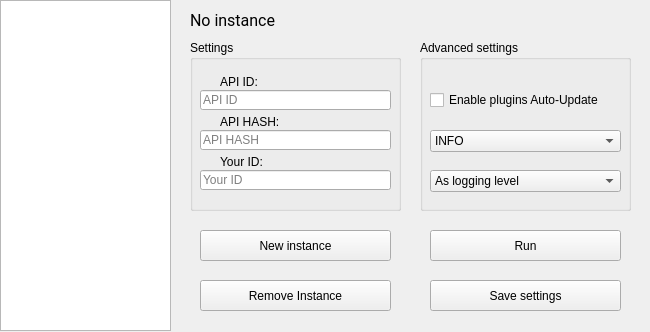
<?xml version="1.0" encoding="UTF-8"?>
<ui version="4.0">
 <class>instanceSettingsWidget</class>
 <widget class="QWidget" name="instanceSettingsWidget">
  <property name="geometry">
   <rect>
    <x>0</x>
    <y>0</y>
    <width>650</width>
    <height>332</height>
   </rect>
  </property>
  <property name="minimumSize">
   <size>
    <width>650</width>
    <height>332</height>
   </size>
  </property>
  <property name="maximumSize">
   <size>
    <width>650</width>
    <height>332</height>
   </size>
  </property>
  <property name="windowTitle">
   <string>Form</string>
  </property>
  <property name="styleSheet">
   <string notr="true"/>
  </property>
  <widget class="QGroupBox" name="groupBox_2">
   <property name="geometry">
    <rect>
     <x>190</x>
     <y>40</y>
     <width>211</width>
     <height>171</height>
    </rect>
   </property>
   <property name="title">
    <string>Settings</string>
   </property>
   <widget class="QLineEdit" name="apiIdEdit">
    <property name="geometry">
     <rect>
      <x>10</x>
      <y>50</y>
      <width>191</width>
      <height>20</height>
     </rect>
    </property>
    <property name="placeholderText">
     <string>API ID</string>
    </property>
   </widget>
   <widget class="QLineEdit" name="apiHashEdit">
    <property name="geometry">
     <rect>
      <x>10</x>
      <y>90</y>
      <width>191</width>
      <height>20</height>
     </rect>
    </property>
    <property name="placeholderText">
     <string>API HASH</string>
    </property>
   </widget>
   <widget class="QLineEdit" name="ownerIdEdit">
    <property name="geometry">
     <rect>
      <x>10</x>
      <y>130</y>
      <width>191</width>
      <height>20</height>
     </rect>
    </property>
    <property name="placeholderText">
     <string>Your ID</string>
    </property>
    <property name="clearButtonEnabled">
     <bool>false</bool>
    </property>
   </widget>
   <widget class="QLabel" name="label">
    <property name="geometry">
     <rect>
      <x>30</x>
      <y>34</y>
      <width>51</width>
      <height>16</height>
     </rect>
    </property>
    <property name="text">
     <string>API ID:</string>
    </property>
   </widget>
   <widget class="QLabel" name="label_2">
    <property name="geometry">
     <rect>
      <x>30</x>
      <y>74</y>
      <width>71</width>
      <height>16</height>
     </rect>
    </property>
    <property name="text">
     <string>API HASH:</string>
    </property>
   </widget>
   <widget class="QLabel" name="label_3">
    <property name="geometry">
     <rect>
      <x>30</x>
      <y>114</y>
      <width>91</width>
      <height>16</height>
     </rect>
    </property>
    <property name="text">
     <string>Your ID:</string>
    </property>
   </widget>
  </widget>
  <widget class="QPushButton" name="runInstanceButton">
   <property name="enabled">
    <bool>true</bool>
   </property>
   <property name="geometry">
    <rect>
     <x>430</x>
     <y>230</y>
     <width>191</width>
     <height>31</height>
    </rect>
   </property>
   <property name="text">
    <string>Run</string>
   </property>
   <property name="default">
    <bool>false</bool>
   </property>
   <property name="flat">
    <bool>false</bool>
   </property>
  </widget>
  <widget class="QGroupBox" name="groupBox">
   <property name="geometry">
    <rect>
     <x>420</x>
     <y>40</y>
     <width>211</width>
     <height>171</height>
    </rect>
   </property>
   <property name="title">
    <string>Advanced settings</string>
   </property>
   <widget class="QComboBox" name="loggingLevelCB">
    <property name="geometry">
     <rect>
      <x>10</x>
      <y>90</y>
      <width>191</width>
      <height>22</height>
     </rect>
    </property>
    <property name="currentText">
     <string notr="true">INFO</string>
    </property>
    <item>
     <property name="text">
      <string notr="true">INFO</string>
     </property>
    </item>
    <item>
     <property name="text">
      <string notr="true">DEBUG</string>
     </property>
    </item>
   </widget>
   <widget class="QComboBox" name="consoleLoggingLevelCB">
    <property name="geometry">
     <rect>
      <x>10</x>
      <y>130</y>
      <width>191</width>
      <height>22</height>
     </rect>
    </property>
    <property name="currentText">
     <string notr="true">As logging level</string>
    </property>
    <item>
     <property name="text">
      <string>As logging level</string>
     </property>
    </item>
    <item>
     <property name="text">
      <string notr="true">INFO</string>
     </property>
    </item>
    <item>
     <property name="text">
      <string notr="true">DEBUG</string>
     </property>
    </item>
   </widget>
   <widget class="QCheckBox" name="enablePLAutoUpdateChB">
    <property name="geometry">
     <rect>
      <x>10</x>
      <y>50</y>
      <width>191</width>
      <height>20</height>
     </rect>
    </property>
    <property name="text">
     <string>Enable plugins Auto-Update</string>
    </property>
   </widget>
  </widget>
  <widget class="QPushButton" name="removeInstanceButton">
   <property name="geometry">
    <rect>
     <x>200</x>
     <y>280</y>
     <width>191</width>
     <height>31</height>
    </rect>
   </property>
   <property name="text">
    <string>Remove Instance</string>
   </property>
  </widget>
  <widget class="QListWidget" name="instancesList">
   <property name="enabled">
    <bool>true</bool>
   </property>
   <property name="geometry">
    <rect>
     <x>0</x>
     <y>0</y>
     <width>171</width>
     <height>331</height>
    </rect>
   </property>
   <property name="movement">
    <enum>QListView::Static</enum>
   </property>
   <property name="layoutMode">
    <enum>QListView::SinglePass</enum>
   </property>
   <property name="viewMode">
    <enum>QListView::ListMode</enum>
   </property>
  </widget>
  <widget class="QPushButton" name="newInstanceButton">
   <property name="geometry">
    <rect>
     <x>200</x>
     <y>230</y>
     <width>191</width>
     <height>31</height>
    </rect>
   </property>
   <property name="text">
    <string>New instance</string>
   </property>
  </widget>
  <widget class="QLabel" name="instanceName">
   <property name="geometry">
    <rect>
     <x>190</x>
     <y>10</y>
     <width>441</width>
     <height>21</height>
    </rect>
   </property>
   <property name="font">
    <font>
     <family>Roboto</family>
     <pointsize>-1</pointsize>
    </font>
   </property>
   <property name="styleSheet">
    <string notr="true">font-size: 16px;</string>
   </property>
   <property name="text">
    <string>No instance</string>
   </property>
  </widget>
  <widget class="QPushButton" name="saveSettingsButton">
   <property name="geometry">
    <rect>
     <x>430</x>
     <y>280</y>
     <width>191</width>
     <height>31</height>
    </rect>
   </property>
   <property name="text">
    <string>Save settings</string>
   </property>
  </widget>
 </widget>
 <resources/>
 <connections/>
</ui>
